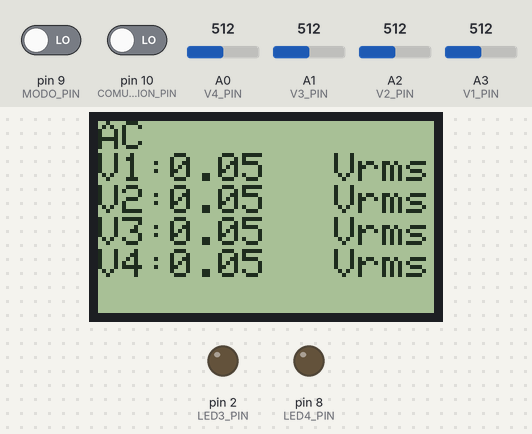
This sketch was run on a simulated Arduino Uno, built with avr-gcc and run on an emulated ATmega328P. Shown: 84×48 one-colour display, output pins drawn as LEDs (lit = HIGH). Inputs (shaded band) come from the test bench; at power-on: A0 (V4_PIN) = 512, pin 9 (MODO_PIN) LOW, A1 (V3_PIN) = 512, pin 10 (COMUNICACION_PIN) LOW, A2 (V2_PIN) = 512, A3 (V1_PIN) = 512.

Above: at 1.2 s.
1.3 s: A0 (V4_PIN) set to 92
At 2.4 s:
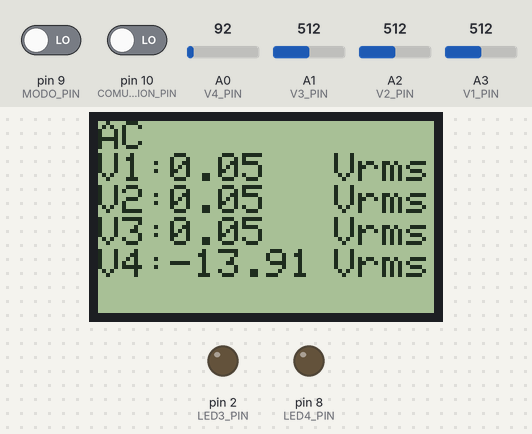
2.8 s: A0 (V4_PIN) set to 79
At 3.6 s:
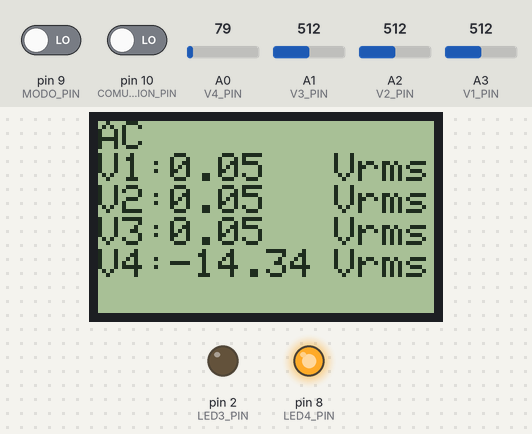
4.3 s: pin 9 (MODO_PIN) driven HIGH
At 5.1 s:
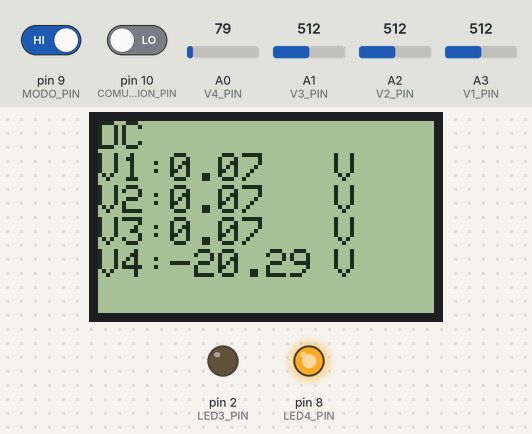
5.9 s: A1 (V3_PIN) set to 917
At 6.4 s:
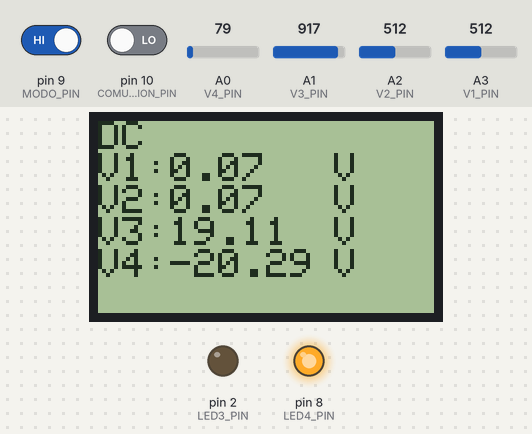
7.5 s: A1 (V3_PIN) set to 948
At 7.9 s:
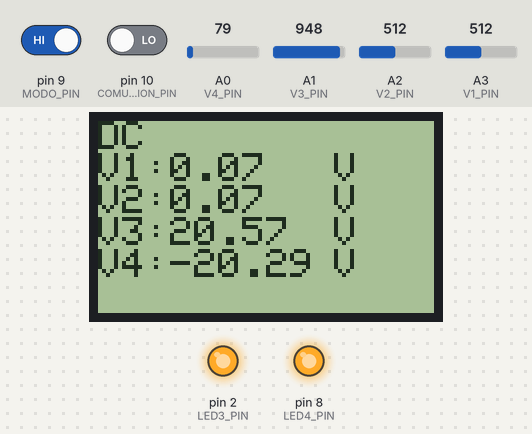
9.0 s: A0 (V4_PIN) set to 306
At 9.5 s:
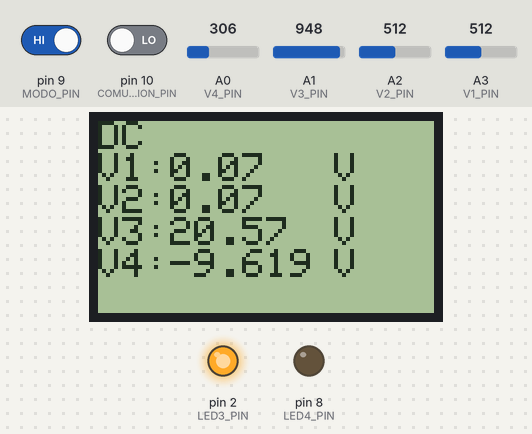
Timing chart, 0 to 11.6 s (numbered marks = the images above; inputs shaded):
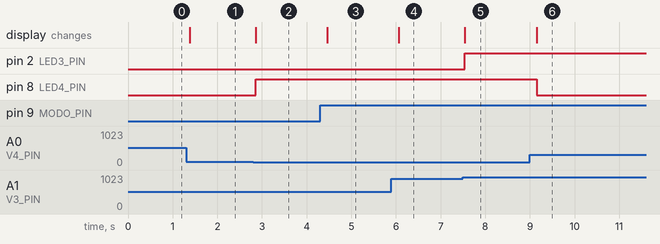

Measured:
- the behaviour switches between 86 and 85 on A0 (V4_PIN) (found by bisection; images 1 and 2)
- the behaviour switches between 935 and 936 on A1 (V3_PIN) (found by bisection; images 4 and 5)
- after the input at 1.3 s, the display: changes after 0.09 s (image 1)
- after the input at 2.8 s, pin 8 (LED4_PIN): LOW → HIGH after 0.06 s; the display: changes after 0.06 s (image 2)
- after the input at 4.3 s, the display: changes after 0.16 s (image 3)
- after the input at 5.9 s, the display: changes after 0.17 s (image 4)
- after the input at 7.5 s, pin 2 (LED3_PIN): LOW → HIGH at once; the display: changes at once (image 5)
- after the input at 9.0 s, pin 8 (LED4_PIN): HIGH → LOW after 0.15 s; the display: changes after 0.15 s (image 6)

The sketch:

main.ino
```cpp
/*
Universidad de Costa Rica
Escuela de Ingenieria Electrica

IE-0624 Laboratorio de Microcontroladores

main.ino

Autor: Jonathan Rodriguez Hernandez <jonathan.rodriguezhernandez@ucr.ac.cr>.
Carnet: B76490.
Fecha: 6/10/2024.

Descripcion:
  Programa arduino, que utiliza la pantalla LCD PCD8544, para mostrar 4 valores de tensiones AC o DC en un rango de [-24, 24] V.
  Los valores de tensiones analogicas son leidos de los pines A0, A1, A2 y A3.
  Los valores de tensiones analogicas se muestran en la pantalla LCD PCD8544.
  Los valores de tensiones analogicas se envian al puerto serial.
  Los valores de tensiones analogicas se comparan con un rango de [-20, 20] V y se encienden los LEDs correspondientes.
  El programa permite cambiar el modo de tension AC o DC y la comunicacion serial.
*/

#include <PCD8544.h> // Para utilizar la pantalla LCD PCD8544

/////////////////////////////////////////
//Definciones de variables
/////////////////////////////////////////
/*
 Declaracion de puertos analogicos
*/
#define V1_PIN A3 // Puerto analogico para la tension V1
#define V2_PIN A2 // Puerto analogico para la tension V2
#define V3_PIN A1 // Puerto analogico para la tension V3
#define V4_PIN A0 // Puerto analogico para la tension V4

/*
 Definicion de puertos digitales
*/
#define LED1_PIN 0 // Puerto digital para el led 1
#define LED2_PIN 1 // Puerto digital para el led 2
#define LED3_PIN 2 // Puerto digital para el led 3
#define LED4_PIN 8 // Puerto digital para el led 4

#define MODO_PIN 9 // Puerto digital para el switch de modo AC/DC
#define COMUNICACION_PIN 10 // Puerto digital para la comunicacion serial
/*

/*
 Declaracion tensiones
*/
float V1; // Valor de la tension V1
float V2; // Valor de la tension V2
float V3; // Valor de la tension V3
float V4; // Valor de la tension V4

/*
  Declaracion de estados de los switches
*/
 int modo_tension;  // AC o DC
 int modo_serial; // Comunicacion serial
/*

Instancia de la pantalla LCD
*/
PCD8544 lcd;

/////////////////////////////////////////
//Funciones de configuracion
/////////////////////////////////////////

void setup_lcd(){
  lcd.begin();
  lcd.setContrast(60);

}

//Funcion para evitar mucho copy-paste. genera la estructura para inmprimir en pantalla
void print_V( int modo, int line, String Vstring, float V){
  if(modo == 0){
    float Vrms = V / sqrt(2); // Calculo de la tension eficaz
    lcd.setCursor(0, line);
    lcd.print(Vstring);
    lcd.print(Vrms);
    lcd.setCursor(995, line);
    lcd.print("Vrms");
  }
  if(modo == 1){
    lcd.setCursor(0, line);
    lcd.print(Vstring);
    lcd.print(V);
    lcd.setCursor(995, line);
    lcd.print("V   ");
  }
}

// Funcion para configurar la impresion en pantalla LCD
void pantalla_lcd(float V1, float V2, float V3, float V4, int modo) {
  lcd.setPower(HIGH); // Enciende la pantalla LCD
  if(modo == 0){
    lcd.setCursor(0,0);
    lcd.print("AC");

    // [V1] Mostrar el valor de la tension V1
    print_V(modo, 1, "V1:", V1);
    // [V2] Mostrar el valor de la tension V2
    print_V(modo, 2, "V2:", V2);
    // [V3] Mostrar el valor de la tension V3
    print_V(modo, 3, "V3:", V3);
    // [V4] Mostrar el valor de la tension V4
    print_V(modo, 4, "V4:", V4);
  }
  if(modo == 1){
    lcd.setCursor(0,0);
    lcd.print("DC");

    // [V1] Mostrar el valor de la tension V1
    print_V(modo, 1, "V1:", V1);
    // [V2] Mostrar el valor de la tension V2
    print_V(modo, 2, "V2:", V2);
    // [V3] Mostrar el valor de la tension V3
    print_V(modo, 3, "V3:", V3);
    // [V4] Mostrar el valor de la tension V4
    print_V(modo, 4, "V4:", V4);
  }
}

// Convierte el valor leido a tension
float tension(int PIN)
{
  float valor_leido = analogRead(PIN);
  float tension_condicionada = (valor_leido * 5) / 1023.0;
  float tension = ((tension_condicionada) / 4.99) * 48 - 24;

  return tension; //AC
}

// Gestiona los LEDs
void leds(int LED_PIN, float V) {
  if (V < -20 || V > 20) {
    digitalWrite(LED_PIN, HIGH);
  } else {
    digitalWrite(LED_PIN, LOW);
  }
}

// Configura la impresion en puerto serial, evita copy-paste
void print_serial(int modo_tension, float V1, float V2, float V3, float V4){
  if(modo_tension == 0){
    float Vrms1 = V1 / sqrt(2); // Calculo de la tension eficaz
    float Vrms2 = V2 / sqrt(2); // Calculo de la tension eficaz
    float Vrms3 = V3 / sqrt(2); // Calculo de la tension eficaz
    float Vrms4 = V4 / sqrt(2); // Calculo de la tension eficaz
    Serial.print(Vrms1);
    Serial.print(" "); // Espacio
    Serial.print(Vrms2);
    Serial.print(" "); // Espacio
    Serial.print(Vrms3);
    Serial.print(" "); // Espacio
    Serial.print(Vrms4);
    Serial.print(" Vrms");
    Serial.println();
  }
  if(modo_tension == 1){
    Serial.print(V1);
    Serial.print(" "); // Espacio
    Serial.print(V2);
    Serial.print(" "); // Espacio
    Serial.print(V3);
    Serial.print(" "); // Espacio
    Serial.print(V4);
    Serial.print(" V");
    Serial.println();
  }
}
// Gestiona la comunicacion serial
void comunicacion_serial(int modo_serial, int modo_tension, float V1, float V2, float V3, float V4) {
  // Falta implementar
  if (modo_serial == 1) {
    print_serial(modo_tension, V1, V2, V3, V4);
    print_serial(modo_tension, V1, V2, V3, V4);
    print_serial(modo_tension, V1, V2, V3, V4);
    print_serial(modo_tension, V1, V2, V3, V4);
  } else if (modo_serial == 0) {
    return 0;
  }
}

/////////////////////////////////////////
//Funcion principal
/////////////////////////////////////////
void setup() {
  setup_lcd();
  // Configurar los pines de los LEDs
  pinMode(LED1_PIN, OUTPUT);
  pinMode(LED2_PIN, OUTPUT);
  pinMode(LED3_PIN, OUTPUT);
  pinMode(LED4_PIN, OUTPUT);

  pinMode(MODO_PIN, INPUT);
  pinMode(COMUNICACION_PIN, INPUT);

  Serial.begin(9600); // Iniciar la comunicacion serial
}

void loop() {
  if(digitalRead(MODO_PIN) == HIGH){
    modo_tension = 1; // Modo DC
  } else {
    modo_tension = 0; // Modo AC
  }

  if(digitalRead(COMUNICACION_PIN) == HIGH){
    modo_serial = 1; // Comunicacion serial
  } else {
    modo_serial = 0; // Sin comunicacion serial
  }

  // Leer las tensiones
  V1 = tension(V1_PIN);
  V2 = tension(V2_PIN);
  V3 = tension(V3_PIN);
  V4 = tension(V4_PIN);

  pantalla_lcd(V1, V2, V3, V4, modo_tension);
  comunicacion_serial(modo_serial, modo_tension, V1, V2, V3, V4); // Comunicacion serial

  // Gestionar los LEDs
  leds(LED1_PIN, V1);
  leds(LED2_PIN, V2);
  leds(LED3_PIN, V3);
  leds(LED4_PIN, V4);
  delay(100);
}
```
